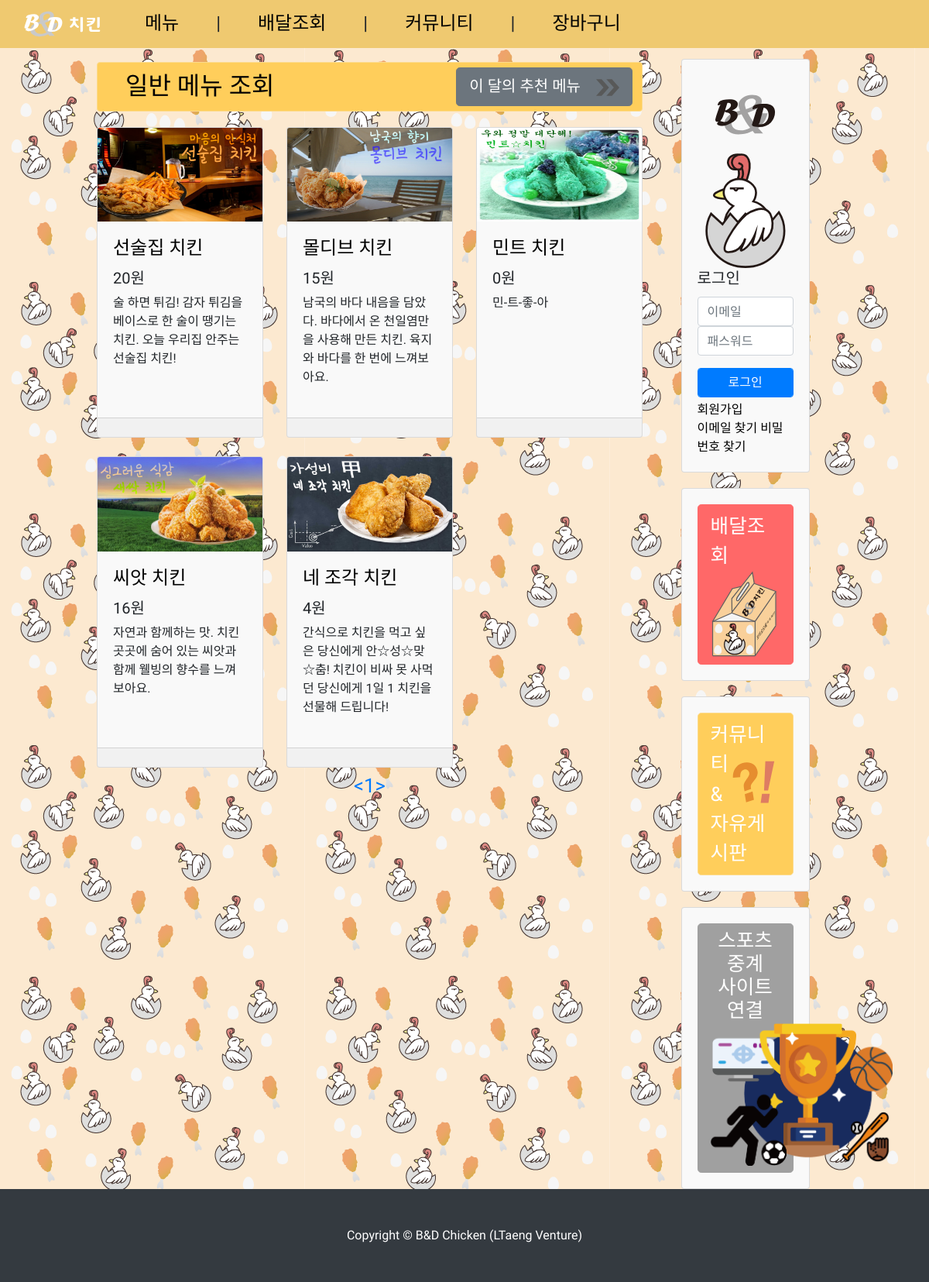
The page /pages/chicken/list.php on the database as committed earlier.
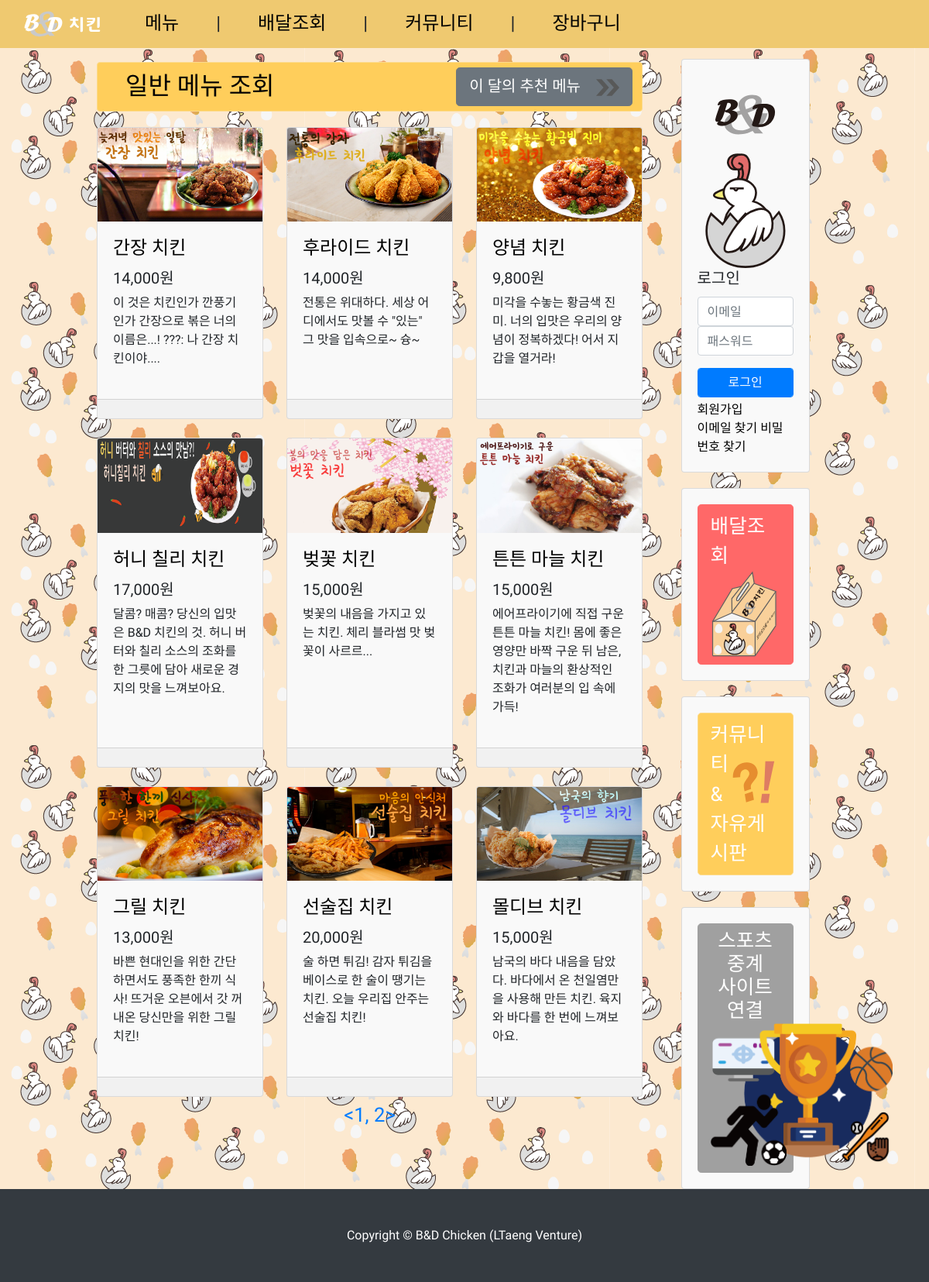
The same page on the database as committed later.
### tables this page shows
CREATE TABLE `items` (
  `ID` int(11) NOT NULL,
  `title` varchar(40) NOT NULL,
  `price` varchar(40) NOT NULL,
  `context` mediumtext NOT NULL,
  `rec` tinyint(1) NOT NULL
);

### pages/chicken/list.php (the view, shortened to what this page needs)
<?php
include "/var/www/html/WebProgramming/sql/connection/dbconnect.php";
if (!isset($_GET['page'])) {
    $page = 1;
} else {
    $page = mysqli_real_escape_string($con, $_GET['page']);
}
$maxItem = 9;
?>
<!DOCTYPE html>
<html>
    <head>
    <?php include "../header.php"; ?>
    </head>
    <body>
    <?php include "../navbar.php"; ?>
  <div class="container-fluid" style="padding-left: 125px; padding-right: 125px; background-image: url('../../assets/images/background-2.png');">
    <div class="row">
      <div class="col-lg-9">
        <div class="row">
          <div class="col-lg-12 mt-4">
            <div class="btn btn-yellow full_button">
                <span class="huge_font" style="float: left; padding-left: 1.5rem;">
                    일반 메뉴 조회
                </span>
                <a href="./index.php" class="btn btn-lg btn-secondary text-left text-white" style="float: right">
                    이 달의 추천 메뉴
                    <div style="padding-left: 20px; float: right;"><img src="../../assets/images/arrow.svg" width=30 height=30 /></div>
                </a>
            </div>
          </div>
          <?php
          mysqli_query($con, "set session character_set_connection=utf8;");
          mysqli_query($con, "set session character_set_results=utf8;");
          mysqli_query($con, "set session character_set_client=utf8;");
          $sql = "SELECT `ID`, `title`, `price`, `context`, (SELECT `url` FROM `item_images` WHERE `itemId` = `items`.`ID`) as `url` FROM `items` ORDER BY `ID` DESC LIMIT " . ($page - 1) * $maxItem . ", $maxItem";
          $result = mysqli_query($con, $sql);
          while ($row = mysqli_fetch_assoc($result)) {
              echo '
              <div class="col-lg-4 col-md-6 mb-4">
                <div class="card h-100">
                  <a href="./details.php?id=' . $row['ID'] . '"><img class="card-img-top" src="../../' . $row['url'] . '" alt=""></a>
                  <div class="card-body">
                    <h4 class="card-title">
                      <a href="#">' . $row['title'] . '</a>';
                    echo '</h4>
                    <h5>' . number_format($row['price']) . '원</h5>
                    <p class="card-text">' . $row['context'] . '</p>
                  </div>
                  <div class="card-footer"></div>
                </div>
              </div>';
          }
          ?>
        </div>
        <div class="text-center large_font text-primary">
            <?php
            $count_sql = "SELECT count(`ID`) as 'cnt' FROM `items`";
            $result = mysqli_query($con, $count_sql);
            while ($row = mysqli_fetch_assoc($result)) {
                $cnt = $row['cnt'];
            }
            $minPage = 1;
            $maxPage = (int)($cnt / $maxItem) + 1;
            echo "<a class='text-primary' href='./list.php?page=$minPage'><</a>";
            for ($i = 1; $i < $cnt / $maxItem; $i++)
                echo "<a class='text-primary' href='./list.php?page=$i'>$i</a>, ";
            echo "<a class='text-primary' href='./list.php?page=$i'>$i</a>";
            echo "<a class='text-primary' href='./list.php?page=$maxPage'>></a>";
            ?>
        </div>
      </div>
      <?php include "../sidebar.php"; ?>
    </div>
  </div>
  <?php include "../footer.php"; ?>
    </body>
</html>

Rows that differ between the two databases and show on the page:
no longer on this page (row unchanged): items: shows a picture, title "민트 치킨", price "0", context "민-트-좋-아"
no longer on this page (row edited): items: shows a picture, title "씨앗 치킨", price "16", context "자연과 함께하는 맛. 치킨 곳곳에 숨어 있는 씨앗과 함께 웰빙의 향수를 느껴보아요."
no longer on this page (row edited): items: shows a picture, title "네 조각 치킨", price "4", context "간식으로 치킨을 먹고 싶은 당신에게 안☆성☆맞☆춤! 치킨이 비싸 못 사먹던 당신에게 1일 1 치킨을 선물해 드립니다!"
added items: shows a picture, title "간장 치킨", price "14,000", context "이 것은 치킨인가 깐풍기인가 간장으로 볶은 너의 이름은...! ???: 나 간장 치킨이야...."
added items: shows a picture, title "후라이드 치킨", price "14,000", context "전통은 위대하다. 세상 어디에서도 맛볼 수 \"있는\" 그 맛을 입속으로~ 슝~"
added items: shows a picture, title "양념 치킨", price "9,800", context "미각을 수놓는 황금색 진미. 너의 입맛은 우리의 양념이 정복하겠다! 어서 지갑을 열거라!"
added items: shows a picture, title "허니 칠리 치킨", price "17,000", context "달콤? 매콤? 당신의 입맛은 B&D 치킨의 것. 허니 버터와 칠리 소스의 조화를 한 그릇에 담아 새로운 경지의 맛을 느껴보아요."
added items: shows a picture, title "벚꽃 치킨", price "15,000", context "벚꽃의 내음을 가지고 있는 치킨. 체리 블라썸 맛 벚꽃이 사르르..."
added items: shows a picture, title "튼튼 마늘 치킨", price "15,000", context "에어프라이기에 직접 구운 튼튼 마늘 치킨! 몸에 좋은 영양만 바짝 구운 뒤 남은, 치킨과 마늘의 환상적인 조화가 여러분의 입 속에 가득!"
added items: shows a picture, title "그릴 치킨", price "13,000", context "바쁜 현대인을 위한 간단하면서도 풍족한 한끼 식사! 뜨거운 오븐에서 갓 꺼내온 당신만을 위한 그릴 치킨!"
changed items "선술집 치킨": price "20" → "20,000"
changed items "몰디브 치킨": price "15" → "15,000"
Other text that changed with them:
$i: "1" → "2"
new list line: "1 ,"
